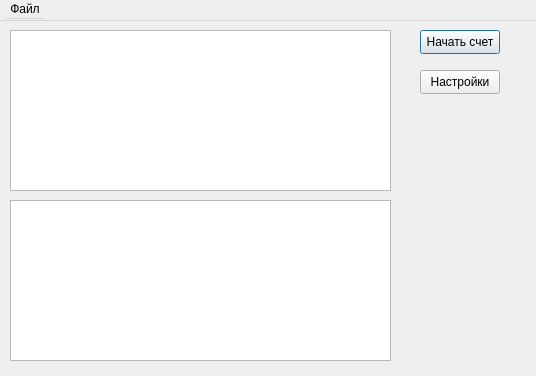
<?xml version="1.0" encoding="UTF-8"?>
<ui version="4.0">
 <class>MenuDialog</class>
 <widget class="QDialog" name="MenuDialog">
  <property name="geometry">
   <rect>
    <x>0</x>
    <y>0</y>
    <width>536</width>
    <height>376</height>
   </rect>
  </property>
  <property name="windowTitle">
   <string>Считалочка</string>
  </property>
  <widget class="QPushButton" name="startButton">
   <property name="geometry">
    <rect>
     <x>420</x>
     <y>30</y>
     <width>80</width>
     <height>24</height>
    </rect>
   </property>
   <property name="text">
    <string>Начать счет</string>
   </property>
  </widget>
  <widget class="QPushButton" name="settingsButton">
   <property name="geometry">
    <rect>
     <x>420</x>
     <y>70</y>
     <width>80</width>
     <height>24</height>
    </rect>
   </property>
   <property name="text">
    <string>Настройки</string>
   </property>
  </widget>
  <widget class="QListView" name="participantsListView">
   <property name="geometry">
    <rect>
     <x>10</x>
     <y>30</y>
     <width>381</width>
     <height>161</height>
    </rect>
   </property>
  </widget>
  <widget class="QListView" name="countersListView">
   <property name="geometry">
    <rect>
     <x>10</x>
     <y>200</y>
     <width>381</width>
     <height>161</height>
    </rect>
   </property>
   <property name="selectionMode">
    <enum>QAbstractItemView::NoSelection</enum>
   </property>
  </widget>
  <widget class="QMenuBar" name="menubar">
   <property name="geometry">
    <rect>
     <x>0</x>
     <y>0</y>
     <width>800</width>
     <height>21</height>
    </rect>
   </property>
   <widget class="QMenu" name="menu">
    <property name="title">
     <string>Файл</string>
    </property>
    <widget class="QMenu" name="stdPresets">
     <property name="title">
      <string>Загрузить стандартные наборы</string>
     </property>
    </widget>
    <addaction name="openParticipants"/>
    <addaction name="openCountings"/>
    <addaction name="stdPresets"/>
   </widget>
   <addaction name="menu"/>
  </widget>
  <widget class="QLabel" name="validatorLabel">
   <property name="geometry">
    <rect>
     <x>400</x>
     <y>110</y>
     <width>121</width>
     <height>241</height>
    </rect>
   </property>
   <property name="styleSheet">
    <string notr="true">color: rgb(255, 0, 0)</string>
   </property>
   <property name="text">
    <string/>
   </property>
   <property name="alignment">
    <set>Qt::AlignLeading|Qt::AlignLeft|Qt::AlignTop</set>
   </property>
   <property name="wordWrap">
    <bool>true</bool>
   </property>
  </widget>
  <action name="openParticipants">
   <property name="text">
    <string>Открыть участников</string>
   </property>
  </action>
  <action name="openCountings">
   <property name="text">
    <string>Открыть считалочки</string>
   </property>
  </action>
  <action name="pm5group">
   <property name="text">
    <string>1 курс 5 группа</string>
   </property>
  </action>
 </widget>
 <resources/>
 <connections/>
</ui>
